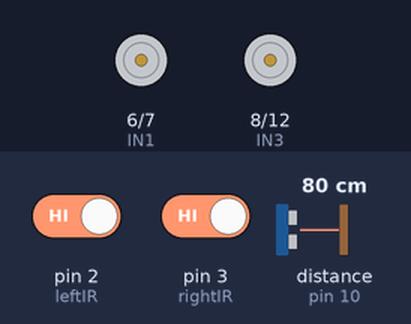
Simulated run of this sketch. Board: Arduino Uno, built with avr-gcc and run on an emulated ATmega328P. On the bench: motor-driver pin pairs drawn as motors (green arrow = first pin HIGH = forward, orange = second pin HIGH = backward, longer = more drive, scaled by the enable pin). Wiring (inferred from the names in the program): ultrasonic range finder: trigger pin 9; echo pin 10. The inputs (shaded band) are chosen by the test bench; at power-on: pin 2 (leftIR) HIGH, distance to the obstacle (sensor on pin 10) 80 cm, pin 3 (rightIR) HIGH. The echo pulse lasts 58.3 µs per cm.

Above: at 1.2 s.
1.3 s: pin 2 (leftIR) driven LOW
At 2.1 s:
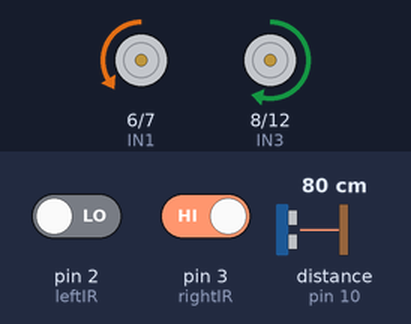
2.8 s: distance to the obstacle (sensor on pin 10) set to 18 cm
4.3 s: distance to the obstacle (sensor on pin 10) set to 14 cm
At 5.5 s:
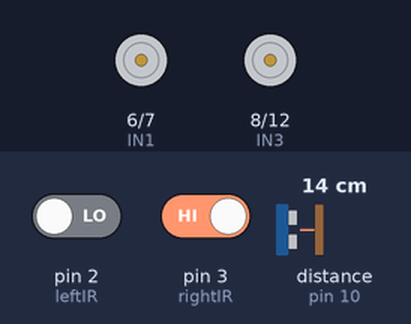
5.8 s: distance to the obstacle (sensor on pin 10) set to 35 cm
At 6.8 s:
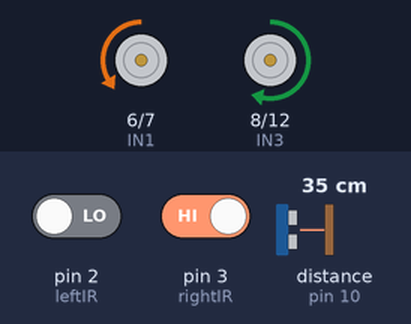
7.3 s: pin 3 (rightIR) driven LOW
At 7.9 s:
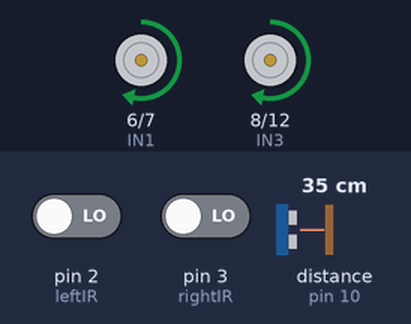
8.8 s: pin 2 (leftIR) driven HIGH
At 10.2 s:
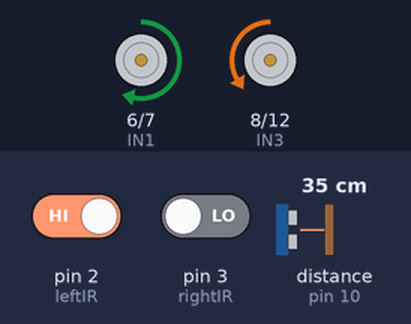
Timing chart, 0 to 11.3 s (numbered marks = the images above; inputs shaded):
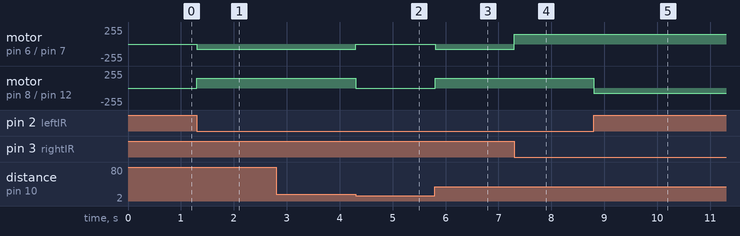

Measured:
- the behaviour switches between 16 and 15 cm on distance to the obstacle (sensor on pin 10) (found by bisection; images 1 and 2)
- after the input at 1.3 s, motor on pin 6 (IN1) / pin 7 (IN2): stopped → backward 75/255 at once; motor on pin 8 (IN3) / pin 12 (IN4): stopped → forward 150/255 at once
- after the input at 2.8 s, every drawn part: stays the same
- after the input at 4.3 s, motor on pin 6 (IN1) / pin 7 (IN2): backward 75/255 → stopped at once; motor on pin 8 (IN3) / pin 12 (IN4): forward 150/255 → stopped at once
- after the input at 5.8 s, motor on pin 6 (IN1) / pin 7 (IN2): stopped → backward 75/255 at once; motor on pin 8 (IN3) / pin 12 (IN4): stopped → forward 150/255 at once
- after the input at 7.3 s, motor on pin 6 (IN1) / pin 7 (IN2): backward 75/255 → forward 150/255 at once
- after the input at 8.8 s, motor on pin 8 (IN3) / pin 12 (IN4): forward 150/255 → backward 75/255 at once

The sketch:

distance_alarm_model.ino
```cpp
// ---------- IR Sensors ----------
int leftIR  = 2;
int rightIR = 3;

// ---------- Ultrasonic ----------
#define trigPin 9
#define echoPin 10

// ---------- Motor Driver (L298N) ----------
// Left Motor
int ENA = 5;
int IN1 = 6;
int IN2 = 7;

// Right Motor
int ENB = 11;
int IN3 = 8;
int IN4 = 12;

// ---------- Parameters ----------
int motorSpeed = 150;
int stopDistance = 15; // cm

// ---------- Setup ----------
void setup() {
  pinMode(leftIR, INPUT);
  pinMode(rightIR, INPUT);

  pinMode(trigPin, OUTPUT);
  pinMode(echoPin, INPUT);

  pinMode(ENA, OUTPUT);
  pinMode(IN1, OUTPUT);
  pinMode(IN2, OUTPUT);

  pinMode(ENB, OUTPUT);
  pinMode(IN3, OUTPUT);
  pinMode(IN4, OUTPUT);
}

// ---------- Main Loop ----------
void loop() {
  int distance = readDistance();

  if (distance < stopDistance) {
    stopRobot();
  } else {
    followLine();
  }
}

// ---------- Line Following Logic ----------
void followLine() {
  int left = digitalRead(leftIR);
  int right = digitalRead(rightIR);

  if (left == LOW && right == LOW) {
    moveForward();
  }
  else if (left == LOW && right == HIGH) {
    turnLeft();
  }
  else if (left == HIGH && right == LOW) {
    turnRight();
  }
  else {
    stopRobot();
  }
}

// ---------- Distance Measurement ----------
int readDistance() {
  digitalWrite(trigPin, LOW);
  delayMicroseconds(2);
  digitalWrite(trigPin, HIGH);
  delayMicroseconds(10);
  digitalWrite(trigPin, LOW);

  long duration = pulseIn(echoPin, HIGH, 20000);
  if (duration == 0) return 100;

  return duration * 0.034 / 2;
}

// ---------- Motor Control ----------
void moveForward() {
  analogWrite(ENA, motorSpeed);
  analogWrite(ENB, motorSpeed);

  digitalWrite(IN1, HIGH);
  digitalWrite(IN2, LOW);

  digitalWrite(IN3, HIGH);
  digitalWrite(IN4, LOW);
}

void turnLeft() {
  analogWrite(ENA, motorSpeed / 2);
  analogWrite(ENB, motorSpeed);

  digitalWrite(IN1, LOW);
  digitalWrite(IN2, HIGH);

  digitalWrite(IN3, HIGH);
  digitalWrite(IN4, LOW);
}

void turnRight() {
  analogWrite(ENA, motorSpeed);
  analogWrite(ENB, motorSpeed / 2);

  digitalWrite(IN1, HIGH);
  digitalWrite(IN2, LOW);

  digitalWrite(IN3, LOW);
  digitalWrite(IN4, HIGH);
}

void stopRobot() {
  analogWrite(ENA, 0);
  analogWrite(ENB, 0);
}
```
